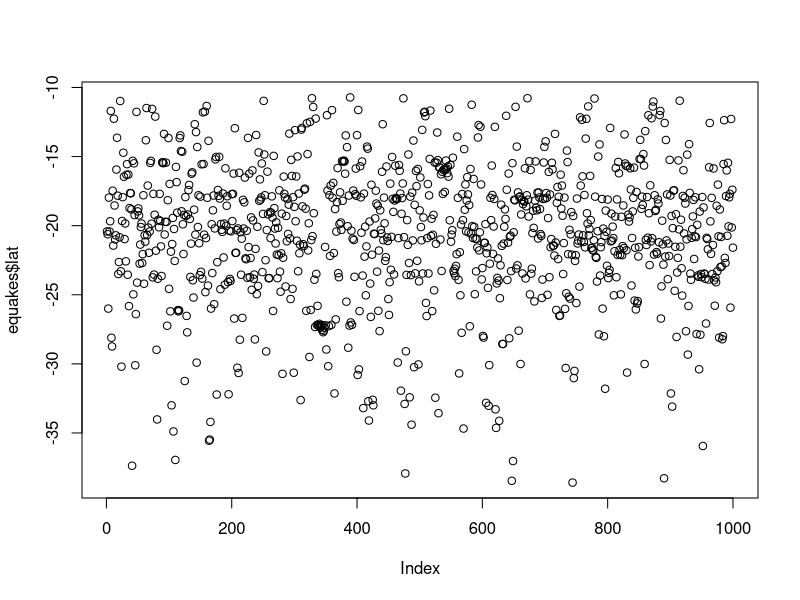
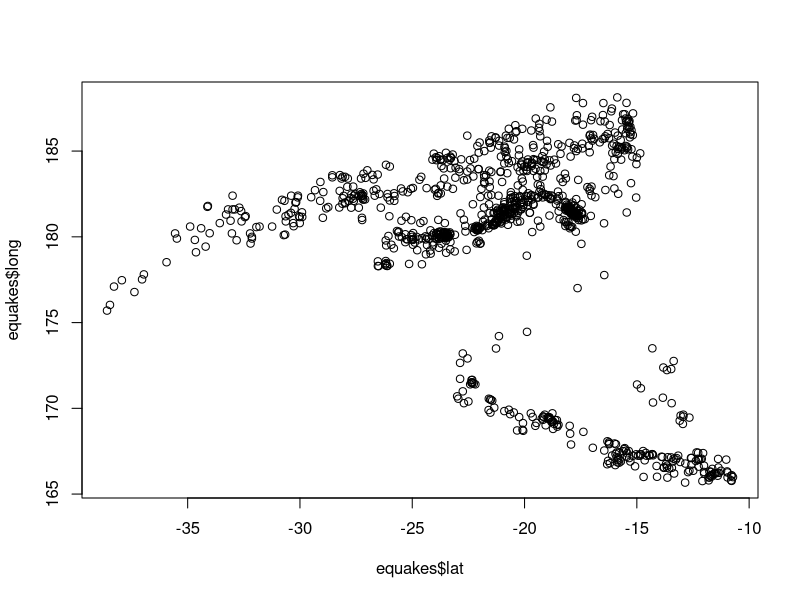
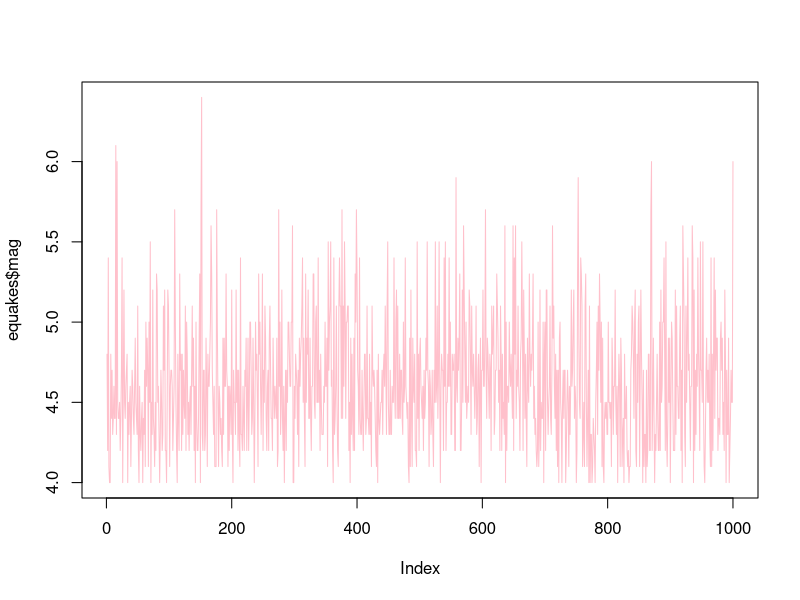
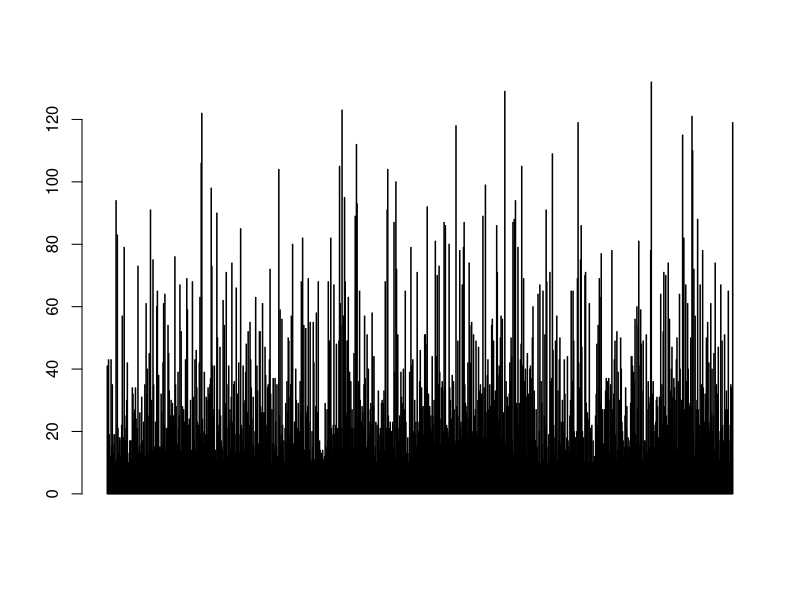
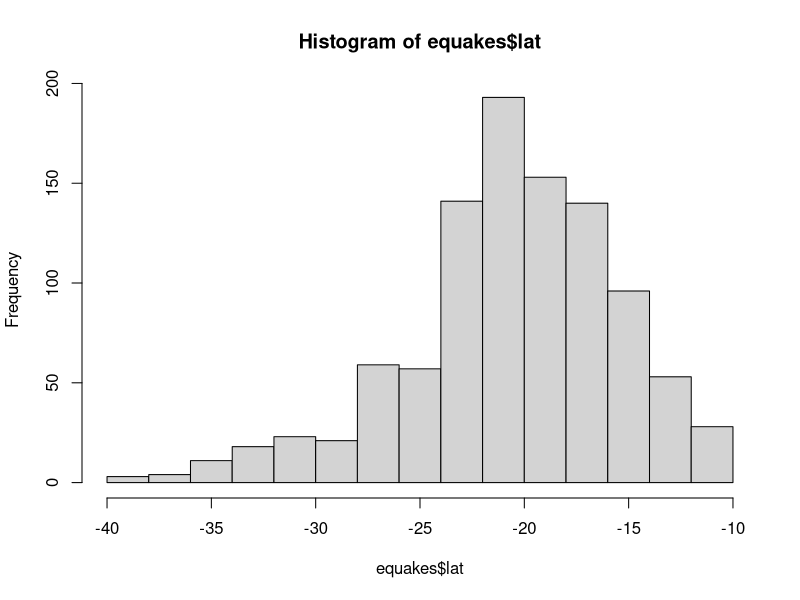
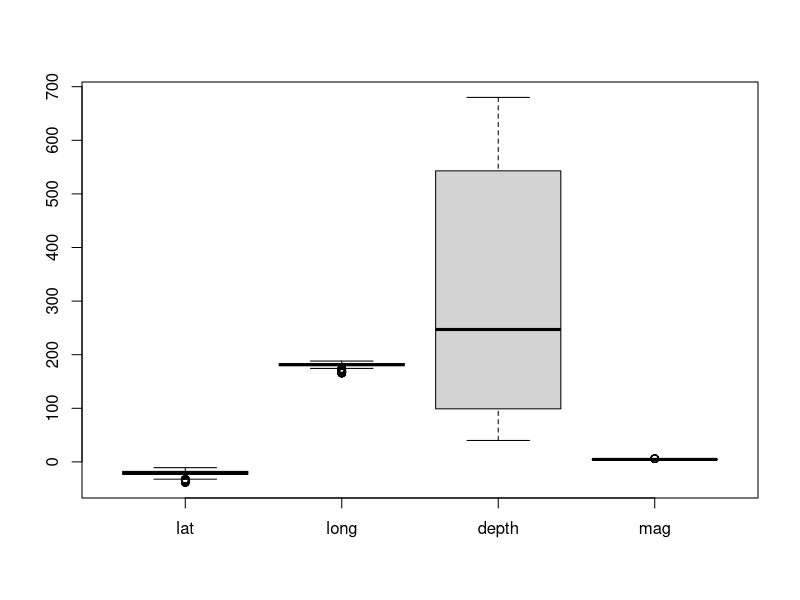

R code for these plots, in order:
#Download the data set
equakes <- datasets::quakes
head(equakes,10)
tail(equakes,10)
equakes[2:10,c(2,5)]
df<-equakes[1:500,-2]
summary(equakes[,2])
summary(equakes$depth)
summary(equakes)
plot(equakes$lat)
plot(equakes$lat,equakes$long)
plot(equakes$mag,type="l",col="pink")
barplot(equakes$stations)
hist(equakes$lat)
boxplot(equakes[,1:4])
